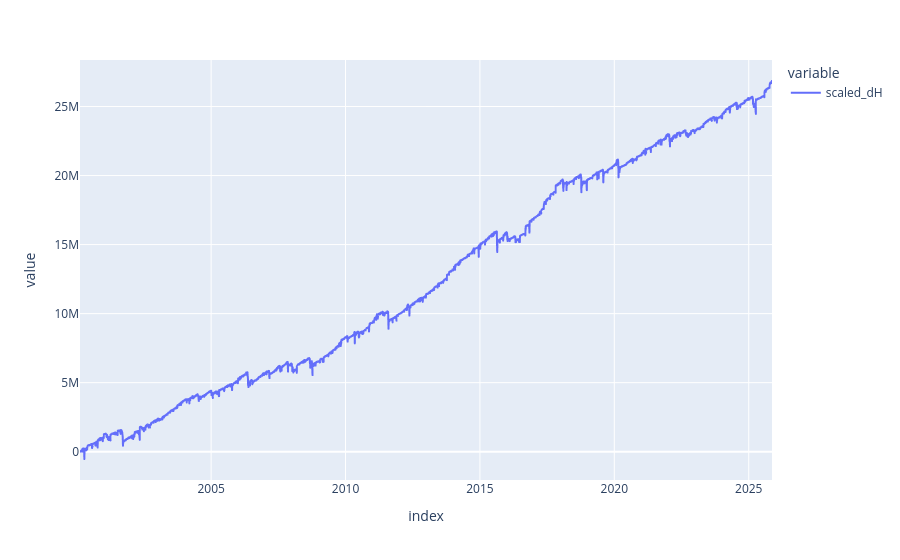

Notebook code cell kept with this figure:
### Code cell
px.line(results_df.groupby(results_df.index)['scaled_dH'].sum().cumsum())

### Figure 1 — Plotly figure (JSON) as saved in the notebook; plotly's stock layout.template omitted (floating-point values rounded to 4 significant figures; data arrays with more than 128 entries replaced by an {"elided": "..."} marker saying what was removed)
{"data": [{"hovertemplate": "variable=scaled_dH<br>index=%{x}<br>value=%{y}<extra></extra>", "legendgroup": "scaled_dH", "line": {"color": "#636efa", "dash": "solid"}, "marker": {"symbol": "circle"}, "mode": "lines", "name": "scaled_dH", "showlegend": true, "type": "scattergl", "x": {"elided": "6477 str values"}, "xaxis": "x", "y": {"elided": "6477 float values"}, "yaxis": "y"}], "layout": {"legend": {"title": {"text": "variable"}, "tracegroupgap": 0}, "margin": {"t": 60}, "xaxis": {"anchor": "y", "domain": [0, 1], "title": {"text": "index"}}, "yaxis": {"anchor": "x", "domain": [0, 1], "title": {"text": "value"}}}}
